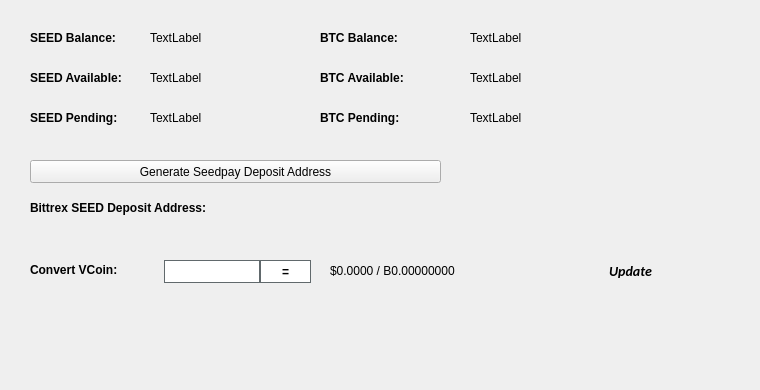
   <widget class="QWidget" name="BalanceTab">
    <attribute name="title">
     <string>Balance</string>
    </attribute>
    <widget class="QLabel" name="BitcoinBalanceLabel">
     <property name="geometry">
      <rect>
       <x>470</x>
       <y>30</y>
       <width>150</width>
       <height>16</height>
      </rect>
     </property>
     <property name="text">
      <string>TextLabel</string>
     </property>
    </widget>
    <widget class="QLabel" name="SEEDBalanceLabel">
     <property name="geometry">
      <rect>
       <x>150</x>
       <y>30</y>
       <width>150</width>
       <height>16</height>
      </rect>
     </property>
     <property name="text">
      <string>TextLabel</string>
     </property>
    </widget>
    <widget class="QLabel" name="label_11">
     <property name="geometry">
      <rect>
       <x>30</x>
       <y>30</y>
       <width>101</width>
       <height>16</height>
      </rect>
     </property>
     <property name="font">
      <font>
       <weight>75</weight>
       <bold>true</bold>
      </font>
     </property>
     <property name="text">
      <string>SEED Balance:</string>
     </property>
    </widget>
    <widget class="QLabel" name="label_12">
     <property name="geometry">
      <rect>
       <x>320</x>
       <y>30</y>
       <width>101</width>
       <height>16</height>
      </rect>
     </property>
     <property name="font">
      <font>
       <weight>75</weight>
       <bold>true</bold>
      </font>
     </property>
     <property name="text">
      <string>BTC Balance:</string>
     </property>
    </widget>
    <widget class="QLabel" name="SEEDAvailableLabel_2">
     <property name="geometry">
      <rect>
       <x>150</x>
       <y>70</y>
       <width>150</width>
       <height>16</height>
      </rect>
     </property>
     <property name="text">
      <string>TextLabel</string>
     </property>
    </widget>
    <widget class="QLabel" name="label_13">
     <property name="geometry">
      <rect>
       <x>30</x>
       <y>70</y>
       <width>111</width>
       <height>16</height>
      </rect>
     </property>
     <property name="font">
      <font>
       <weight>75</weight>
       <bold>true</bold>
      </font>
     </property>
     <property name="text">
      <string>SEED Available:</string>
     </property>
    </widget>
    <widget class="QLabel" name="label_14">
     <property name="geometry">
      <rect>
       <x>30</x>
       <y>110</y>
       <width>101</width>
       <height>16</height>
      </rect>
     </property>
     <property name="font">
      <font>
       <weight>75</weight>
       <bold>true</bold>
      </font>
     </property>
     <property name="text">
      <string>SEED Pending:</string>
     </property>
    </widget>
    <widget class="QLabel" name="SEEDPendingLabel">
     <property name="geometry">
      <rect>
       <x>150</x>
       <y>110</y>
       <width>150</width>
       <height>16</height>
      </rect>
     </property>
     <property name="text">
      <string>TextLabel</string>
     </property>
    </widget>
    <widget class="QLabel" name="label_15">
     <property name="geometry">
      <rect>
       <x>320</x>
       <y>70</y>
       <width>111</width>
       <height>16</height>
      </rect>
     </property>
     <property name="font">
      <font>
       <weight>75</weight>
       <bold>true</bold>
      </font>
     </property>
     <property name="text">
      <string>BTC Available:</string>
     </property>
    </widget>
    <widget class="QLabel" name="BitcoinAvailableLabel">
     <property name="geometry">
      <rect>
       <x>470</x>
       <y>70</y>
       <width>150</width>
       <height>16</height>
      </rect>
     </property>
     <property name="text">
      <string>TextLabel</string>
     </property>
    </widget>
    <widget class="QLabel" name="label_31">
     <property name="geometry">
      <rect>
       <x>320</x>
       <y>110</y>
       <width>111</width>
       <height>16</height>
      </rect>
     </property>
     <property name="font">
      <font>
       <weight>75</weight>
       <bold>true</bold>
      </font>
     </property>
     <property name="text">
      <string>BTC Pending:</string>
     </property>
    </widget>
    <widget class="QLabel" name="BitcoinPendingLabel">
     <property name="geometry">
      <rect>
       <x>470</x>
       <y>110</y>
       <width>150</width>
       <height>16</height>
      </rect>
     </property>
     <property name="text">
      <string>TextLabel</string>
     </property>
    </widget>
    <widget class="QLabel" name="label_33">
     <property name="geometry">
      <rect>
       <x>30</x>
       <y>200</y>
       <width>221</width>
       <height>16</height>
      </rect>
     </property>
     <property name="font">
      <font>
       <weight>75</weight>
       <bold>true</bold>
      </font>
     </property>
     <property name="text">
      <string>Bittrex SEED Deposit Address:</string>
     </property>
    </widget>
    <widget class="QPushButton" name="GenDepositBTN">
     <property name="geometry">
      <rect>
       <x>30</x>
       <y>160</y>
       <width>411</width>
       <height>23</height>
      </rect>
     </property>
     <property name="text">
      <string>Generate Seedpay Deposit Address</string>
     </property>
     <property name="icon">
      <iconset resource="../seedpay.qrc">
       <normaloff>:/icons/bitcoin</normaloff>:/icons/bitcoin</iconset>
     </property>
    </widget>
    <widget class="QLabel" name="DepositAddressLabel">
     <property name="geometry">
      <rect>
       <x>200</x>
       <y>200</y>
       <width>261</width>
       <height>16</height>
      </rect>
     </property>
     <property name="palette">
      <palette>
       <active>
        <colorrole role="WindowText">
         <brush brushstyle="SolidPattern">
          <color alpha="255">
           <red>0</red>
           <green>0</green>
           <blue>0</blue>
          </color>
         </brush>
        </colorrole>
        <colorrole role="Text">
         <brush brushstyle="SolidPattern">
          <color alpha="255">
           <red>0</red>
           <green>0</green>
           <blue>255</blue>
          </color>
         </brush>
        </colorrole>
       </active>
       <inactive>
        <colorrole role="WindowText">
         <brush brushstyle="SolidPattern">
          <color alpha="255">
           <red>0</red>
           <green>0</green>
           <blue>0</blue>
          </color>
         </brush>
        </colorrole>
        <colorrole role="Text">
         <brush brushstyle="SolidPattern">
          <color alpha="255">
           <red>0</red>
           <green>0</green>
           <blue>255</blue>
          </color>
         </brush>
        </colorrole>
       </inactive>
       <disabled>
        <colorrole role="WindowText">
         <brush brushstyle="SolidPattern">
          <color alpha="255">
           <red>120</red>
           <green>120</green>
           <blue>120</blue>
          </color>
         </brush>
        </colorrole>
        <colorrole role="Text">
         <brush brushstyle="SolidPattern">
          <color alpha="255">
           <red>120</red>
           <green>120</green>
           <blue>120</blue>
          </color>
         </brush>
        </colorrole>
       </disabled>
      </palette>
     </property>
     <property name="font">
      <font>
       <weight>75</weight>
       <bold>true</bold>
      </font>
     </property>
     <property name="text">
      <string/>
     </property>
     <property name="alignment">
      <set>Qt::AlignRight|Qt::AlignTrailing|Qt::AlignVCenter</set>
     </property>
     <property name="textInteractionFlags">
      <set>Qt::LinksAccessibleByMouse|Qt::TextSelectableByKeyboard|Qt::TextSelectableByMouse</set>
     </property>
    </widget>
    <widget class="QLabel" name="label_8">
     <property name="geometry">
      <rect>
       <x>460</x>
       <y>300</y>
       <width>281</width>
       <height>81</height>
      </rect>
     </property>
     <property name="text">
      <string/>
     </property>
     <property name="pixmap">
      <pixmap>:/images/bittrex</pixmap>
     </property>
    </widget>
    <widget class="QWidget" name="widgetConversion" native="true">
     <property name="geometry">
      <rect>
       <x>0</x>
       <y>250</y>
       <width>751</width>
       <height>43</height>
      </rect>
     </property>
     <property name="minimumSize">
      <size>
       <width>0</width>
       <height>43</height>
      </size>
     </property>
     <property name="styleSheet">
      <string notr="true"/>
     </property>
     <widget class="QPushButton" name="btnUpdateMarketData">
      <property name="geometry">
       <rect>
        <x>575</x>
        <y>0</y>
        <width>111</width>
        <height>41</height>
       </rect>
      </property>
      <property name="sizePolicy">
       <sizepolicy hsizetype="Expanding" vsizetype="Expanding">
        <horstretch>0</horstretch>
        <verstretch>0</verstretch>
       </sizepolicy>
      </property>
      <property name="font">
       <font>
        <family>calibri</family>
        <pointsize>-1</pointsize>
        <weight>75</weight>
        <italic>true</italic>
        <bold>true</bold>
       </font>
      </property>
      <property name="styleSheet">
       <string notr="true">margin:0px;text-align:center;padding:2px;border-radius:3px;font-style:italic;width:100px;font-size:14px;font-family:calibri;font-weight:600;</string>
      </property>
      <property name="text">
       <string>Update</string>
      </property>
      <property name="iconSize">
       <size>
        <width>150</width>
        <height>35</height>
       </size>
      </property>
      <property name="autoDefault">
       <bool>true</bool>
      </property>
      <property name="default">
       <bool>true</bool>
      </property>
     </widget>
     <widget class="QLabel" name="lblConvertVCoin">
      <property name="geometry">
       <rect>
        <x>30</x>
        <y>10</y>
        <width>131</width>
        <height>20</height>
       </rect>
      </property>
      <property name="styleSheet">
       <string notr="true"/>
      </property>
      <property name="text">
       <string>&lt;html&gt;&lt;head/&gt;&lt;body&gt;&lt;p&gt;&lt;span style=&quot; font-weight:600;&quot;&gt;Convert VCoin:&lt;/span&gt;&lt;/p&gt;&lt;/body&gt;&lt;/html&gt;</string>
      </property>
     </widget>
     <widget class="QLineEdit" name="txtConvertVCoinQty">
      <property name="geometry">
       <rect>
        <x>160</x>
        <y>10</y>
        <width>100</width>
        <height>23</height>
       </rect>
      </property>
      <property name="minimumSize">
       <size>
        <width>100</width>
        <height>23</height>
       </size>
      </property>
      <property name="maximumSize">
       <size>
        <width>100</width>
        <height>16777215</height>
       </size>
      </property>
      <property name="styleSheet">
       <string notr="true">border: 1px solid #61696c;margin-left:4px;</string>
      </property>
     </widget>
     <widget class="QPushButton" name="btnConvertSeedpay">
      <property name="geometry">
       <rect>
        <x>260</x>
        <y>10</y>
        <width>51</width>
        <height>23</height>
       </rect>
      </property>
      <property name="minimumSize">
       <size>
        <width>0</width>
        <height>23</height>
       </size>
      </property>
      <property name="styleSheet">
       <string notr="true">border:1px solid #61696c;background:white;font-weight:600;</string>
      </property>
      <property name="text">
       <string>=</string>
      </property>
     </widget>
     <widget class="QLabel" name="lblConvertVCoinResults">
      <property name="geometry">
       <rect>
        <x>330</x>
        <y>0</y>
        <width>201</width>
        <height>41</height>
       </rect>
      </property>
      <property name="styleSheet">
       <string notr="true"/>
      </property>
      <property name="text">
       <string>$0.0000 / B0.00000000</string>
      </property>
     </widget>
     <widget class="QLabel" name="iconOverviewUpdateWait">
      <property name="geometry">
       <rect>
        <x>670</x>
        <y>10</y>
        <width>24</width>
        <height>24</height>
       </rect>
      </property>
      <property name="text">
       <string/>
      </property>
      <property name="pixmap">
       <pixmap resource="../seedpay.qrc">:/icons/transaction_1</pixmap>
      </property>
      <property name="scaledContents">
       <bool>true</bool>
      </property>
      <property name="alignment">
       <set>Qt::AlignCenter</set>
      </property>
     </widget>
    </widget>
   </widget>
